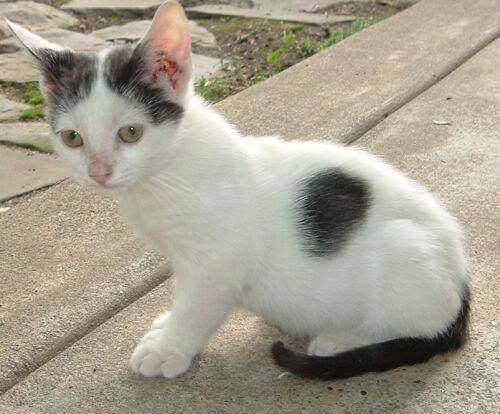
#> input picture CNN-clutering/archive/train/train1/cat.3.jpg, 500 x 414 px; its folder holds 3 pictures in this run
$ jupyter execute --allow-errors K-Mean2.ipynb
#> lines starting #> are read from the running program, lines starting #| are printed output that depends on the picture; long printed decimals are rounded
[cell 1]
import os
import numpy as np
import cv2
from sklearn.metrics import accuracy_score
from sklearn.metrics import davies_bouldin_score
from sklearn.cluster import KMeans
from sklearn import metrics

[cell 2]
data = []
label = []
path = "./archive/train/train1/"
c = 0
d = 0
IMG_SIZE = 32
for file in os.listdir(path):
    img=cv2.imread(path+file)
#> img is the input picture: shape (414, 500, 3); mean B, G, R 144.3, 159.9, 165.9
    img=cv2.resize(img,(IMG_SIZE,IMG_SIZE))
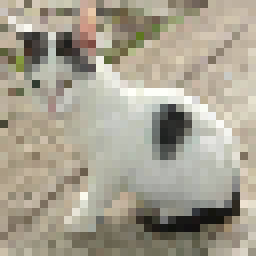
#> img: shape (32, 32, 3) (shown 8 times larger); mean B, G, R 144.3, 160.1, 166
    img=img.astype('float32')
    if file[:3]=='cat':
        if c==4: continue
        c+=1
        label.append("cat")
    else:
        if d==4: continue
        d+=1
        label.append("dog")
    data.append(img)
#> pass 2 of the loop `for file in os.listdir(path):`:
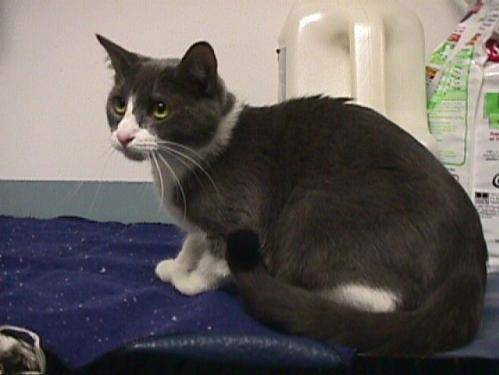
#> input picture CNN-clutering/archive/train/train1/cat.4.jpg, 499 x 375 px
#> img is the input picture: shape (375, 499, 3); mean B, G, R 93.9, 95.4, 101.2
#> `img=cv2.resize(img,(IMG_SIZE,IMG_SIZE))`:
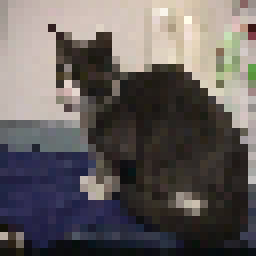
#> img: shape (32, 32, 3) (shown 8 times larger); mean B, G, R 93.8, 95.1, 101
#> pass 3 of the loop `for file in os.listdir(path):`:
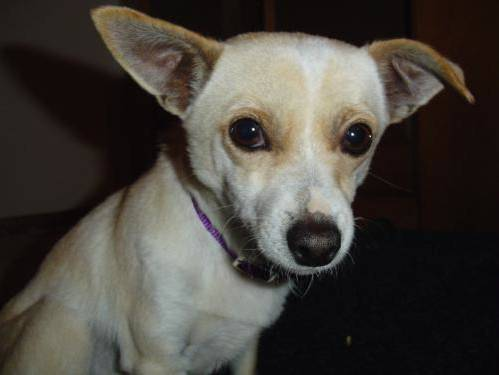
#> input picture CNN-clutering/archive/train/train1/dog.4.jpg, 499 x 375 px
#> img is the input picture: shape (375, 499, 3); mean B, G, R 60.8, 66.9, 71.1
#> `img=cv2.resize(img,(IMG_SIZE,IMG_SIZE))`:
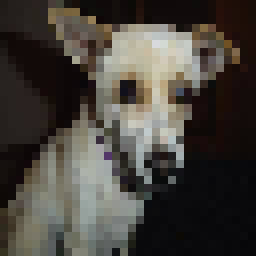
#> img: shape (32, 32, 3) (shown 8 times larger); mean B, G, R 60.6, 66.6, 70.9
data = np.array(data)

[cell 3]
data_label = []
for i in label:
    if i=="cat": data_label.append(0)
    else: data_label.append(1)
data_label = np.array(data_label)

[cell 4]
data = data/255.0
reshaped_data = data.reshape(len(data),-1)

#> (a cell that did not finish here is left out)

[cell 6]
kmeans = KMeans(n_clusters=2, random_state=0)
clusters = kmeans.fit_predict(reshaped_data)
#> clusters = [0, 0, 1]
labels = kmeans.labels_
kmeans.cluster_centers_.shape

[cell 7]
clusters
#> Out = [0, 0, 1]

[cell 8]
# 因為K-Means不知道我們的標籤，所以必須根據我們的用法更改K-Means的標籤

# mapping labels from cluster to original labels
def get_reference_dict(clusters,data_label):
    reference_label = {}
    # For loop to run through each label of cluster label
    for i in range(len(np.unique(clusters))):
        index = np.where(clusters == i,1,0)
        num = np.bincount(data_label[index==1]).argmax()
        reference_label[i] = num
    return reference_label

# Mapping predictions to original labels
def get_labels(clusters,refernce_labels):
    temp_labels = np.random.rand(len(clusters))
    for i in range(len(clusters)):
        temp_labels[i] = refernce_labels[clusters[i]]
    return temp_labels

[cell 9]
reference_labels = get_reference_dict(clusters,data_label)
#> the loop in get_reference_dict, `for i in range(len(np.unique(clusters))):` made 2 passes
#> (index, num) on passes 1 to 2: ([1, 1, 0], 0), ([0, 0, 1], 1)
#> after the loop in get_reference_dict, `for i in range(len(np.unique(clusters))):`: reference_label = {0: 0, 1: 1}
#> reference_labels = {0: 0, 1: 1}
predicted_labels = get_labels(clusters,reference_labels)
#> in get_labels, `temp_labels = np.random.rand(len(clusters))`: temp_labels = [0.549, 0.715, 0.603]
#> the loop in get_labels, `for i in range(len(clusters)):` made 3 passes
#> after the loop in get_labels, `for i in range(len(clusters)):`: temp_labels = [0, 0, 1]
#> predicted_labels = [0, 0, 1]

## 外部評估指標

[cell 10]
# Accuracy Score for right predictions
print("準確度:",accuracy_score(data_label,predicted_labels))
#| 準確度: 1.0

[cell 11]
def purity_score(y_true,y_pred):
    y_voted_labels = np.zeros(y_true.shape)

    labels = np.unique(y_true)
    ordered_labels = np.arange(labels.shape[0])
    for k in range(labels.shape[0]):
        y_true[y_true==labels[k]] = ordered_labels[k]

    labels = np.unique(y_true)

    bins = np.concatenate((labels, [np.max(labels)+1]), axis=0)

    for cluster in np.unique(y_pred):
        hist, _ = np.histogram(y_true[y_pred==cluster], bins=bins)

        winner = np.argmax(hist)
        y_voted_labels[y_pred==cluster] = winner

    return accuracy_score(y_true, y_voted_labels)

[cell 12]
print("純度為:",purity_score(data_label,predicted_labels))
#> the loop in purity_score, `for cluster in np.unique(y_pred):` made 2 passes
#> (hist, winner) on passes 1 to 2: ([2, 0], 0), ([0, 1], 1)
#| 純度為: 1.0

[cell 13]
print("RI為:",metrics.rand_score(data_label,predicted_labels))
#| RI為: 1.0

[cell 14]
print("ARI為:",metrics.adjusted_rand_score(data_label,predicted_labels))
#| ARI為: 1.0

[cell 15]
print("FMI為:",metrics.fowlkes_mallows_score(data_label,predicted_labels))
#| FMI為: 1.0

[cell 16]
print("同質性，完整性，V-measure為:",metrics.homogeneity_completeness_v_measure(data_label,predicted_labels))
#| 同質性，完整性，V-measure為: (1.0, 1.0, 1.0)

## 內部評估指標

[cell 17]
print("DB為:",davies_bouldin_score(reshaped_data, labels))
#| DB為: 0.5188

[cell 18]
print("CH為:",metrics.calinski_harabasz_score(reshaped_data, labels))
#| CH為: 1.239

[cell 19]
print("輪廓分數為:",metrics.silhouette_score(reshaped_data,labels,metric='euclidean'))
#| 輪廓分數為: 0.04845
